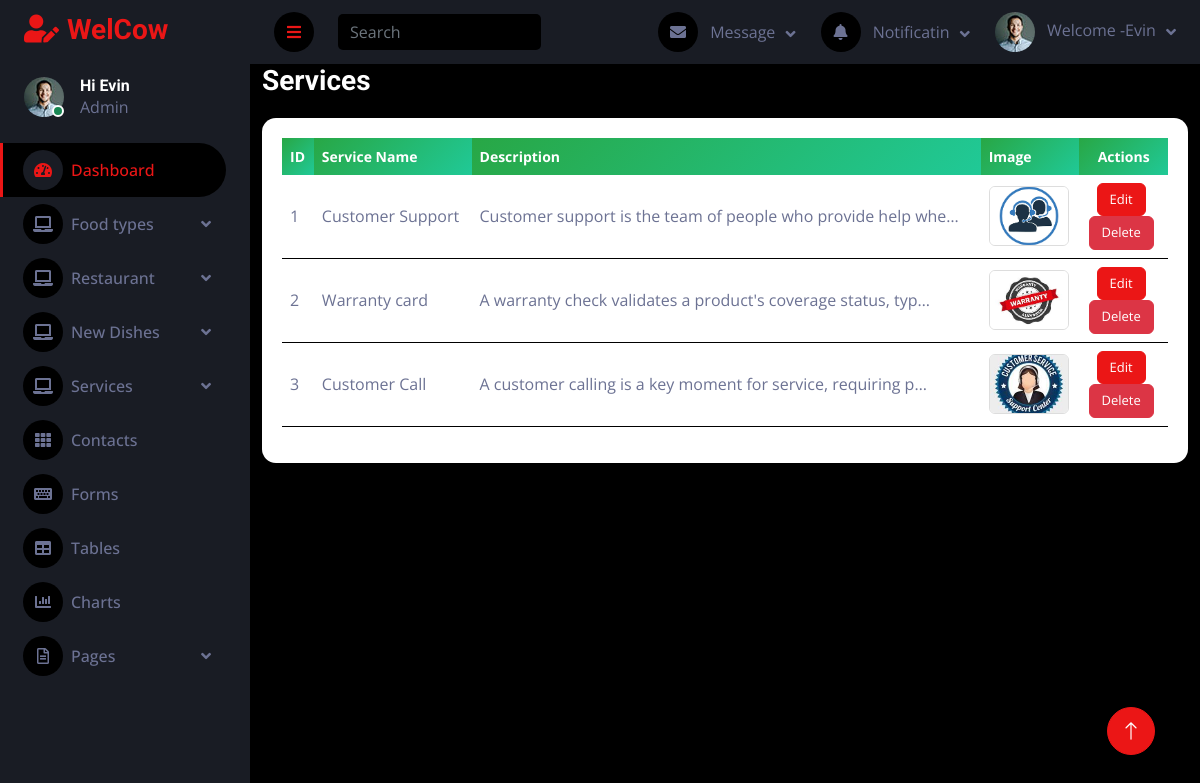
The page /mainapp/view_service/ (signed in) on the database its author committed.
### mainapp/models.py (models this page shows, shortened)
class serviceDb(models.Model):
    ServiceName=models.CharField(max_length=100)
    Description=models.TextField()
    ServiceImage=models.ImageField(upload_to="services")

### mainapp/views.py (the view)
# urls.py: path('view_service/',views.view_service,name='view_service'),
def view_service(request):
    services=serviceDb.objects.all()
    return render(request,'view_service.html',{'services':services})

### mainapp/templates/view_service.html (shortened to what this page needs)
{% extends "dashboard.html" %}
{% block content %}
<div class="container-fluid">
    <div class="d-flex justify-content-between align-items-center mb-3">
        <h3 class="mb-0">Services</h3>
    </div>
    <div class="table-card">
        <div class="table-responsive">
            <table class="table align-middle">
                <thead>
                    <tr>
                        <th>ID</th>
                        <th>Service Name</th>
                        <th>Description</th>
                        <th>Image</th>
                        <th class="text-center">Actions</th>
                    </tr>
                </thead>
                <tbody>
                    {% for service in services %}
                    <tr>
                        <td>{{ forloop.counter }}</td>
                        <td>{{ service.ServiceName }}</td>
                        <td>{{ service.Description|truncatechars:60 }}</td>
                        <td>
                            {% if service.ServiceImage %}
                                <img src="{{ service.ServiceImage.url }}"
                                     class="service-img"
                                     alt="{{ service.ServiceName }}">
                            {% else %}
                                <span class="text-muted">No Image</span>
                            {% endif %}
                        </td>
                        <td class="text-center">
                            <a href="{% url 'edit_service_page' service_id=service.id %}"
                               class="btn btn-primary btn-action">
                               Edit
                            </a>
<br>
                            <a href="{% url 'delete_service' service_id=service.id %}"
                               class="btn btn-danger btn-action"
                               onclick="return confirm('Are you sure you want to delete this service?');">
                               Delete
                            </a>
                        </td>
                    </tr>
                    {% empty %}
                    <tr>
                        <td colspan="5" class="text-center text-muted">
                            No services available
                        </td>
                    </tr>
                    {% endfor %}
                </tbody>
            </table>
        </div>
    </div>
</div>
{% endblock %}

### mainapp/static/dashboard/css/style.css (style rules this page uses)
:root { --primary: #EB1616; --secondary: #191C24; --light: #6C7293; --dark: #000000; }
.btn { transition: .5s; }

### mainapp/templates/view_service.html (style rules this page uses)
.table-card { background: #ffffff; border-radius: 14px; box-shadow: 0 12px 30px rgba(0,0,0,0.12); padding: 20px; margin-top: 20px; }
.table thead th { background: linear-gradient(135deg, #28a745, #20c997); color: #fff; border: none; font-size: 14px; }
.service-img { width: 80px; height: 60px; object-fit: cover; border-radius: 6px; border: 1px solid #ddd; }
.btn-action { padding: 6px 12px; font-size: 13px; border-radius: 6px; margin-right: 5px; }

### rows shown on the page
serviceDb: ServiceName "Customer Support", Description "Customer support is the team of people who provide help whe…", ServiceImage (picture)
serviceDb: ServiceName "Warranty card", Description "A warranty check validates a product's coverage status, typ…", ServiceImage (picture)
serviceDb: ServiceName "Customer Call", Description "A customer calling is a key moment for service, requiring p…", ServiceImage (picture)

### other values the page prints
{{ request.session.username }} "Evin"
